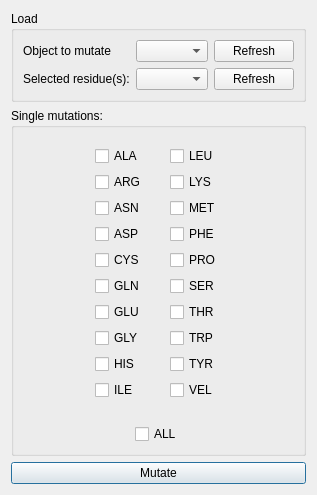
        <widget class="QWidget" name="modeller_page">
         <layout class="QVBoxLayout" name="verticalLayout_23">
          <item>
           <widget class="QGroupBox" name="groupBox_64">
            <property name="title">
             <string>Load</string>
            </property>
            <layout class="QGridLayout" name="gridLayout_10">
             <item row="0" column="1">
              <widget class="QComboBox" name="Modeller_select_object">
               <property name="sizePolicy">
                <sizepolicy hsizetype="Minimum" vsizetype="Fixed">
                 <horstretch>0</horstretch>
                 <verstretch>0</verstretch>
                </sizepolicy>
               </property>
              </widget>
             </item>
             <item row="0" column="2">
              <widget class="QPushButton" name="Modeller_refresh_object">
               <property name="sizePolicy">
                <sizepolicy hsizetype="Maximum" vsizetype="Fixed">
                 <horstretch>0</horstretch>
                 <verstretch>0</verstretch>
                </sizepolicy>
               </property>
               <property name="text">
                <string>Refresh</string>
               </property>
              </widget>
             </item>
             <item row="1" column="1">
              <widget class="QComboBox" name="Modeller_select_residue">
               <property name="sizePolicy">
                <sizepolicy hsizetype="Minimum" vsizetype="Fixed">
                 <horstretch>0</horstretch>
                 <verstretch>0</verstretch>
                </sizepolicy>
               </property>
              </widget>
             </item>
             <item row="0" column="0">
              <widget class="QLabel" name="label_138">
               <property name="text">
                <string>&lt;html&gt;&lt;head/&gt;&lt;body&gt;&lt;p&gt;Object to mutate&lt;/p&gt;&lt;/body&gt;&lt;/html&gt;</string>
               </property>
              </widget>
             </item>
             <item row="1" column="2">
              <widget class="QPushButton" name="Modeller_refresh_residue">
               <property name="sizePolicy">
                <sizepolicy hsizetype="Maximum" vsizetype="Fixed">
                 <horstretch>0</horstretch>
                 <verstretch>0</verstretch>
                </sizepolicy>
               </property>
               <property name="text">
                <string>Refresh</string>
               </property>
              </widget>
             </item>
             <item row="1" column="0">
              <widget class="QLabel" name="label_137">
               <property name="text">
                <string>&lt;html&gt;&lt;head/&gt;&lt;body&gt;&lt;p&gt;Selected residue(s):&lt;/p&gt;&lt;/body&gt;&lt;/html&gt;</string>
               </property>
              </widget>
             </item>
            </layout>
           </widget>
          </item>
          <item>
           <widget class="QGroupBox" name="groupBox_63">
            <property name="title">
             <string>Single mutations:</string>
            </property>
            <layout class="QVBoxLayout" name="verticalLayout_22">
             <item>
              <widget class="QFrame" name="frame_9">
               <property name="frameShape">
                <enum>QFrame::NoFrame</enum>
               </property>
               <property name="frameShadow">
                <enum>QFrame::Plain</enum>
               </property>
               <layout class="QHBoxLayout" name="horizontalLayout_16">
                <property name="leftMargin">
                 <number>0</number>
                </property>
                <property name="topMargin">
                 <number>0</number>
                </property>
                <property name="rightMargin">
                 <number>0</number>
                </property>
                <item>
                 <spacer name="horizontalSpacer_5">
                  <property name="orientation">
                   <enum>Qt::Horizontal</enum>
                  </property>
                  <property name="sizeHint" stdset="0">
                   <size>
                    <width>40</width>
                    <height>20</height>
                   </size>
                  </property>
                 </spacer>
                </item>
                <item>
                 <widget class="QFrame" name="frame_10">
                  <property name="frameShape">
                   <enum>QFrame::NoFrame</enum>
                  </property>
                  <property name="frameShadow">
                   <enum>QFrame::Plain</enum>
                  </property>
                  <layout class="QVBoxLayout" name="verticalLayout_24">
                   <item>
                    <widget class="QCheckBox" name="Modeller_checkBox">
                     <property name="text">
                      <string>ALA</string>
                     </property>
                    </widget>
                   </item>
                   <item>
                    <widget class="QCheckBox" name="Modeller_checkBox_2">
                     <property name="text">
                      <string>ARG</string>
                     </property>
                    </widget>
                   </item>
                   <item>
                    <widget class="QCheckBox" name="Modeller_checkBox_3">
                     <property name="text">
                      <string>ASN</string>
                     </property>
                    </widget>
                   </item>
                   <item>
                    <widget class="QCheckBox" name="Modeller_checkBox_4">
                     <property name="text">
                      <string>ASP</string>
                     </property>
                    </widget>
                   </item>
                   <item>
                    <widget class="QCheckBox" name="Modeller_checkBox_5">
                     <property name="text">
                      <string>CYS</string>
                     </property>
                    </widget>
                   </item>
                   <item>
                    <widget class="QCheckBox" name="Modeller_checkBox_6">
                     <property name="text">
                      <string>GLN</string>
                     </property>
                    </widget>
                   </item>
                   <item>
                    <widget class="QCheckBox" name="Modeller_checkBox_7">
                     <property name="text">
                      <string>GLU</string>
                     </property>
                    </widget>
                   </item>
                   <item>
                    <widget class="QCheckBox" name="Modeller_checkBox_8">
                     <property name="text">
                      <string>GLY</string>
                     </property>
                    </widget>
                   </item>
                   <item>
                    <widget class="QCheckBox" name="Modeller_checkBox_9">
                     <property name="text">
                      <string>HIS</string>
                     </property>
                    </widget>
                   </item>
                   <item>
                    <widget class="QCheckBox" name="Modeller_checkBox_10">
                     <property name="text">
                      <string>ILE</string>
                     </property>
                    </widget>
                   </item>
                  </layout>
                 </widget>
                </item>
                <item>
                 <widget class="QFrame" name="frame_11">
                  <property name="frameShape">
                   <enum>QFrame::NoFrame</enum>
                  </property>
                  <property name="frameShadow">
                   <enum>QFrame::Plain</enum>
                  </property>
                  <layout class="QVBoxLayout" name="verticalLayout_25">
                   <item>
                    <widget class="QCheckBox" name="Modeller_checkBox_11">
                     <property name="text">
                      <string>LEU</string>
                     </property>
                    </widget>
                   </item>
                   <item>
                    <widget class="QCheckBox" name="Modeller_checkBox_12">
                     <property name="text">
                      <string>LYS</string>
                     </property>
                    </widget>
                   </item>
                   <item>
                    <widget class="QCheckBox" name="Modeller_checkBox_13">
                     <property name="text">
                      <string>MET</string>
                     </property>
                    </widget>
                   </item>
                   <item>
                    <widget class="QCheckBox" name="Modeller_checkBox_14">
                     <property name="text">
                      <string>PHE</string>
                     </property>
                    </widget>
                   </item>
                   <item>
                    <widget class="QCheckBox" name="Modeller_checkBox_15">
                     <property name="text">
                      <string>PRO</string>
                     </property>
                    </widget>
                   </item>
                   <item>
                    <widget class="QCheckBox" name="Modeller_checkBox_16">
                     <property name="text">
                      <string>SER</string>
                     </property>
                    </widget>
                   </item>
                   <item>
                    <widget class="QCheckBox" name="Modeller_checkBox_17">
                     <property name="text">
                      <string>THR</string>
                     </property>
                    </widget>
                   </item>
                   <item>
                    <widget class="QCheckBox" name="Modeller_checkBox_18">
                     <property name="text">
                      <string>TRP</string>
                     </property>
                    </widget>
                   </item>
                   <item>
                    <widget class="QCheckBox" name="Modeller_checkBox_19">
                     <property name="text">
                      <string>TYR</string>
                     </property>
                    </widget>
                   </item>
                   <item>
                    <widget class="QCheckBox" name="Modeller_checkBox_20">
                     <property name="text">
                      <string>VEL</string>
                     </property>
                    </widget>
                   </item>
                  </layout>
                 </widget>
                </item>
                <item>
                 <spacer name="horizontalSpacer_6">
                  <property name="orientation">
                   <enum>Qt::Horizontal</enum>
                  </property>
                  <property name="sizeHint" stdset="0">
                   <size>
                    <width>40</width>
                    <height>20</height>
                   </size>
                  </property>
                 </spacer>
                </item>
               </layout>
              </widget>
             </item>
             <item alignment="Qt::AlignHCenter">
              <widget class="QCheckBox" name="modeller_checkbox_all">
               <property name="text">
                <string>ALL</string>
               </property>
              </widget>
             </item>
            </layout>
           </widget>
          </item>
          <item>
           <widget class="QPushButton" name="modeller_button_mutate">
            <property name="text">
             <string>Mutate</string>
            </property>
            <property name="default">
             <bool>true</bool>
            </property>
           </widget>
          </item>
         </layout>
        </widget>
